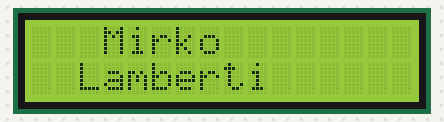
Simulated run of this sketch. Board: Arduino Uno, built with avr-gcc and run on an emulated ATmega328P. Shown: 16×2 character LCD.

Above: at 0.1 s.
At 1.1 s:
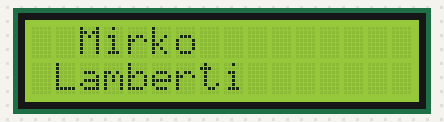
At 2.1 s:
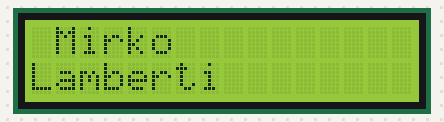
At 5.9 s:
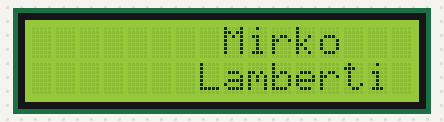
At 7.5 s:
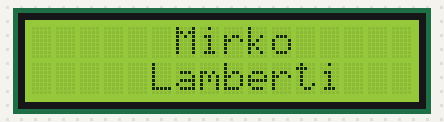
At 9.1 s:
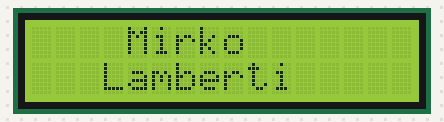

Measured:
- by itself, everything shown: repeats every 9.8 s, in 16 steps
- what the display in image 1 shows lasts 1.0 s, from 1.1 s to 2.1 s
- what the display in image 2 shows lasts 3.0 s, from 2.1 s to 5.1 s
- what the display in image 3 shows lasts 0.8 s, from 5.9 s to 6.7 s

The sketch:

display16x2-v01.ino
```cpp
/*
Projeto Despertador - v01
Código de base para funcionamento do Display 16x2

Referências:
- https://www.makerhero.com/blog/como-utilizar-o-display-lcd-16x2/

NOTAS:
- instalar a biblioteca LiquidCrystal (do IDE de Arduino) - https://docs.arduino.cc/libraries/liquidcrystal/

*/

#include <LiquidCrystal.h> // Inclusão da Biblioteca
LiquidCrystal lcd(12, 11, 5, 4, 3, 2);

int backLight = 13; // pino 13 responsável pelo controle do LED

void setup()
{
  //Define o número de colunas e linhas do LCD
  lcd.begin(16, 2);
  //Limpa a tela
  lcd.clear();
  //Posiciona o cursor na coluna 3, linha 0;
  lcd.setCursor(3, 0);
  //Envia o texto entre aspas para o LCD
  lcd.print(" Mirko");
  lcd.setCursor(3, 1);
  lcd.print("Lamberti");
}

void loop()
{

  //Rolagem para a esquerda
  for (int posicao = 0; posicao < 3; posicao++)
  {
    lcd.scrollDisplayLeft();
    delay(1000);
  }

  delay(2000);

  //Rolagem para a direita
  for (int posicao = 0; posicao < 8; posicao++)
  {
    lcd.scrollDisplayRight();
    delay(100);
  }

  //Rolagem para a esquerda
  for (int posicao = 0; posicao < 5; posicao++)
  {
    lcd.scrollDisplayLeft();
    delay(800);
  }
}
```
